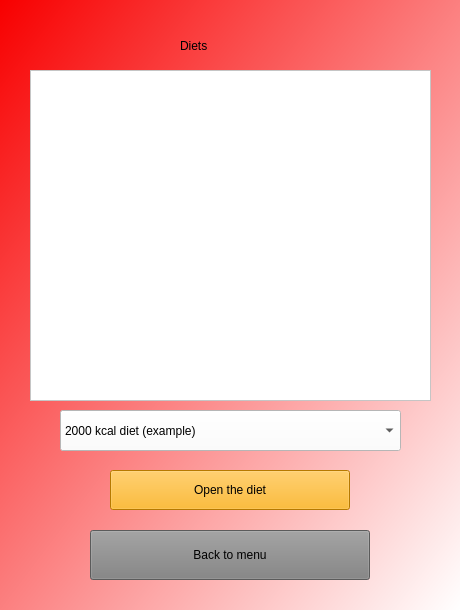
<?xml version="1.0" encoding="UTF-8"?>
<ui version="4.0">
 <class>Diet</class>
 <widget class="QWidget" name="Diet">
  <property name="geometry">
   <rect>
    <x>0</x>
    <y>0</y>
    <width>460</width>
    <height>610</height>
   </rect>
  </property>
  <property name="minimumSize">
   <size>
    <width>460</width>
    <height>610</height>
   </size>
  </property>
  <property name="maximumSize">
   <size>
    <width>460</width>
    <height>610</height>
   </size>
  </property>
  <property name="windowTitle">
   <string>Form</string>
  </property>
  <widget class="QStackedWidget" name="stackedWidget">
   <property name="geometry">
    <rect>
     <x>0</x>
     <y>0</y>
     <width>460</width>
     <height>610</height>
    </rect>
   </property>
   <property name="minimumSize">
    <size>
     <width>460</width>
     <height>610</height>
    </size>
   </property>
   <property name="maximumSize">
    <size>
     <width>460</width>
     <height>610</height>
    </size>
   </property>
   <property name="styleSheet">
    <string notr="true">background-color: qlineargradient(spread:pad, x1:0, y1:0, x2:1, y2:1, stop:0 rgba(248, 0, 0, 255), stop:1 rgba(255, 255, 255, 255));</string>
   </property>
   <widget class="QWidget" name="page">
    <property name="enabled">
     <bool>true</bool>
    </property>
    <property name="minimumSize">
     <size>
      <width>460</width>
      <height>610</height>
     </size>
    </property>
    <property name="maximumSize">
     <size>
      <width>460</width>
      <height>610</height>
     </size>
    </property>
    <property name="styleSheet">
     <string notr="true">background-color: qlineargradient(spread:pad, x1:0, y1:0, x2:1, y2:1, stop:0 rgba(248, 0, 0, 255), stop:1 rgba(255, 255, 255, 255));</string>
    </property>
    <widget class="QLabel" name="label_2">
     <property name="geometry">
      <rect>
       <x>180</x>
       <y>20</y>
       <width>101</width>
       <height>51</height>
      </rect>
     </property>
     <property name="styleSheet">
      <string notr="true">color:black;
font: 30pt &quot;MS Shell Dlg2&quot;;
background-color:transparent;</string>
     </property>
     <property name="text">
      <string>Diets</string>
     </property>
    </widget>
    <widget class="QPushButton" name="pushButton_back_to_menu">
     <property name="geometry">
      <rect>
       <x>90</x>
       <y>530</y>
       <width>280</width>
       <height>50</height>
      </rect>
     </property>
     <property name="minimumSize">
      <size>
       <width>280</width>
       <height>50</height>
      </size>
     </property>
     <property name="maximumSize">
      <size>
       <width>280</width>
       <height>50</height>
      </size>
     </property>
     <property name="styleSheet">
      <string notr="true">background-color:grey;
font:italic 16pt &quot;Noto Serif Light&quot;;</string>
     </property>
     <property name="text">
      <string>Back to menu</string>
     </property>
    </widget>
    <widget class="QComboBox" name="comboBox">
     <property name="geometry">
      <rect>
       <x>60</x>
       <y>410</y>
       <width>341</width>
       <height>41</height>
      </rect>
     </property>
     <property name="styleSheet">
      <string notr="true">FONT-SIZE:24PX;
background-color: WHITE;</string>
     </property>
     <item>
      <property name="text">
       <string>2000 kcal diet (example)</string>
      </property>
     </item>
     <item>
      <property name="text">
       <string>1500 kcal diet (7 day)</string>
      </property>
     </item>
     <item>
      <property name="text">
       <string>Instant diet (7 day)</string>
      </property>
     </item>
    </widget>
    <widget class="QTextEdit" name="textEdit">
     <property name="geometry">
      <rect>
       <x>30</x>
       <y>70</y>
       <width>401</width>
       <height>331</height>
      </rect>
     </property>
     <property name="styleSheet">
      <string notr="true">background: white;</string>
     </property>
    </widget>
    <widget class="QPushButton" name="pushButton_open_the_diet">
     <property name="geometry">
      <rect>
       <x>110</x>
       <y>470</y>
       <width>240</width>
       <height>40</height>
      </rect>
     </property>
     <property name="minimumSize">
      <size>
       <width>240</width>
       <height>40</height>
      </size>
     </property>
     <property name="maximumSize">
      <size>
       <width>240</width>
       <height>40</height>
      </size>
     </property>
     <property name="styleSheet">
      <string notr="true">background-color:rgb(255, 170, 0);
font:italic 16pt &quot;Noto Serif Light&quot;;</string>
     </property>
     <property name="text">
      <string>Open the diet</string>
     </property>
    </widget>
   </widget>
  </widget>
 </widget>
 <resources/>
 <connections/>
</ui>
